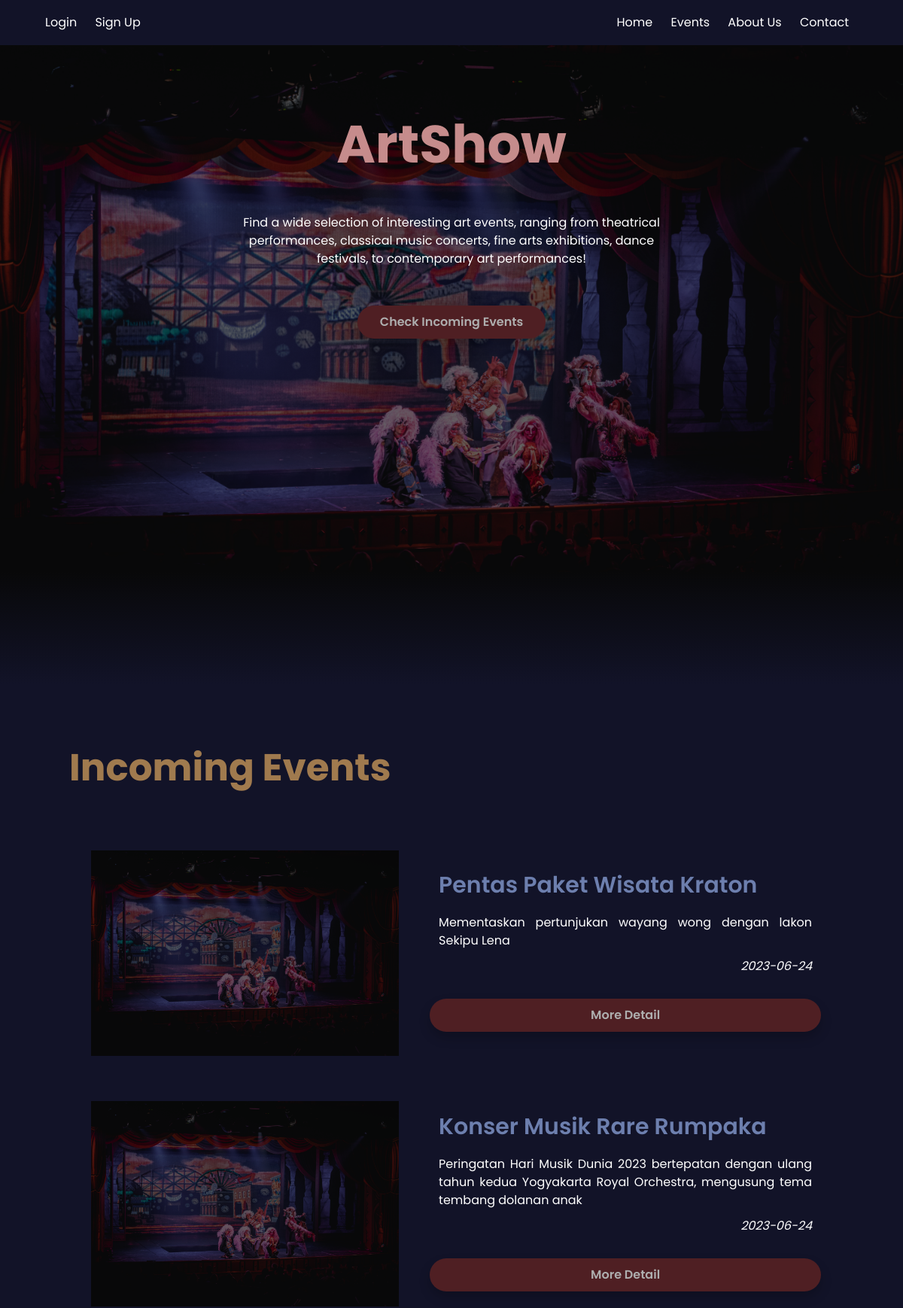
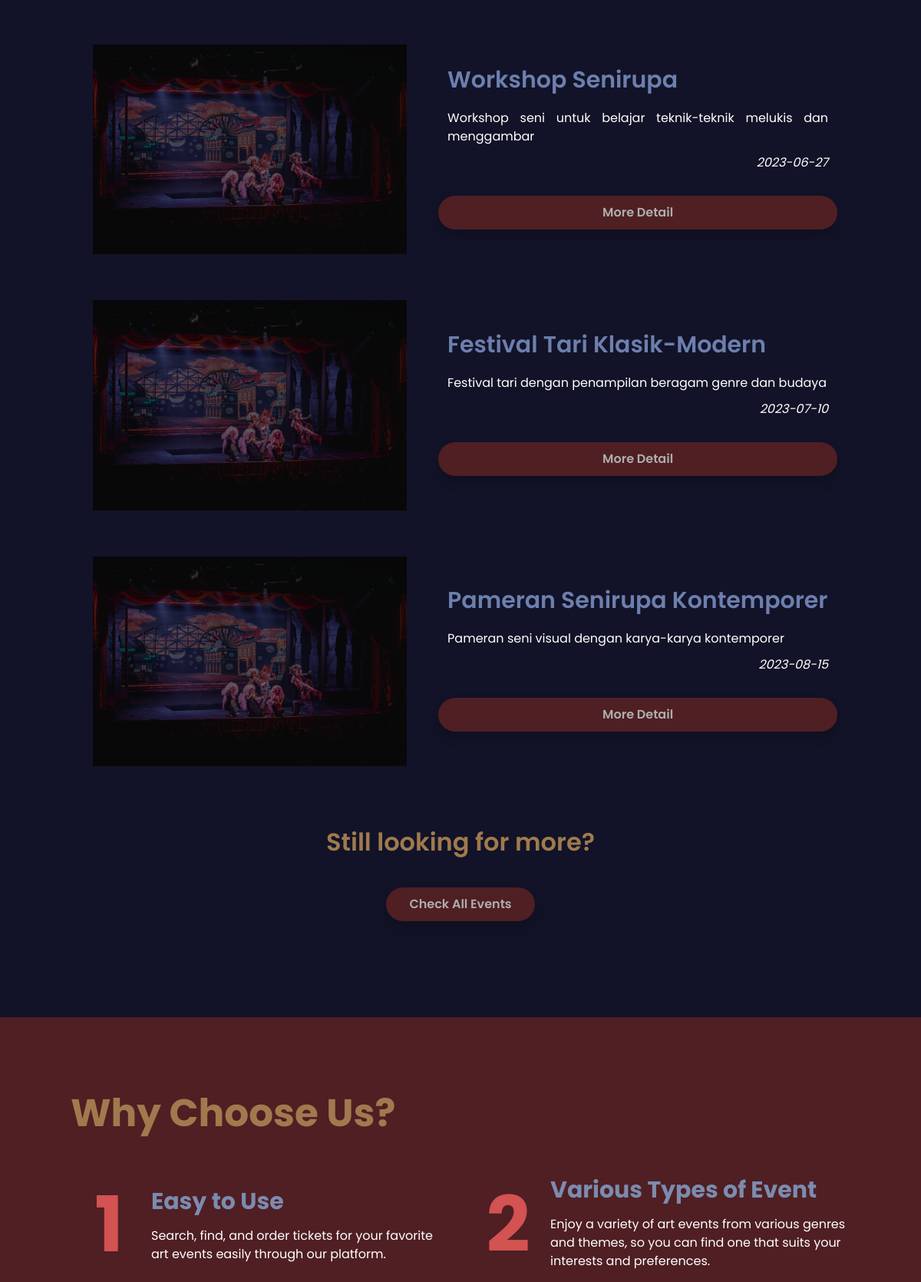
The page / (upper part) on the database its author committed (2 pictures, top to bottom).
### tables this page shows
CREATE TABLE `event` (
  `ID_EVENT` char(7) NOT NULL,
  `ID_PELAKSANA` char(6) NOT NULL,
  `NAMA_EVENT` varchar(35) NOT NULL,
  `TANGGAL_EVENT` date NOT NULL,
  `KAPASITAS_EVENT` int(11) NOT NULL,
  `LOKASI_EVENT` varchar(50) NOT NULL,
  `DESKRIPSI_EVENT` varchar(250) DEFAULT NULL
);

### index.php (the view, shortened to what this page needs)
<!DOCTYPE html>
<html lang="en">
<head>
  <link href="css/bootstrap.min.css" rel="stylesheet">
  <link href="style.css" rel="stylesheet">
</head>
<body>
  <div class="navigation">
    <div class="row align-items-center">
      <div class="col-auto">
        <div class="nav-left-side">
          <ul class="navbar-nav">
            <?php
              if (!isset($_SESSION['name'])) {
                echo "
                <li><a href='login.php'>Login</a></li>
                <li><a href='#'>Sign Up</a></li>";
              }
              else {
                echo "
                <li><a href='event.php'>Dashboard</a></li>
                ";
              }
            ?>
          </ul>
        </div>
      </div>
      <div class="col d-flex justify-content-end">
        <nav class="navbar navbar-expand-lg">
          <div class="container-fluid">
            <div class="collapse navbar-collapse" id="navbarNav">
              <ul class="navbar-nav">
                <li><a href="#home">Home</a></li>
                <li><a href="#events">Events</a></li>
                <li><a href="#about">About Us</a></li>
                <li><a href="#contact">Contact</a></li>
              </ul>
            </div>
          </div>
        </nav>
      </div>
    </div>
  </div>
  <div class="hero" id="home">
    <div class="container">
      <div class="row">
        <div class="col align-self-end">
          <h1>ArtShow</h1>
          <p>Find a wide selection of interesting art events, ranging from
            theatrical performances, classical music concerts, fine arts
            exhibitions, dance festivals, to contemporary art performances!</p>
            <button class="normal-button"><a href="#events">Check Incoming Events</a></button>
        </div>
      </div>
    </div>
  </div>
  <div class="transition"></div>
  <div class="incoming-event" id="events">
    <div class="content-wrap">
      <div class="container">
        <div class="row">
          <div class="col">
            <h1>Incoming Events</h1>
            <?php
              include('koneksi.php');
              $incoming = mysqli_query($conn, 'select * from view_event_akan_datang;');
              $num = 1;
              if (mysqli_num_rows($incoming) > 0) {
                while($row = mysqli_fetch_assoc($incoming)) {
                  echo "
                  <div class='event-wrap'>
                    <div class='row justify-content-evenly align-items-center'>
                      <div class='col-md-5'>
                        <img class='img-fluid' src='assets/hero.png'>
                      </div>
                      <div class='col-md-6'>
                        <div class='row' id='event-name'>
                          <h3>".$row['NAMA_EVENT']."</h3>
                        </div>
                        <div class='row' id='event-desc'>
                          <p>".$row['DESKRIPSI_EVENT']."</p>
                        </div>
                        <div class='row justify-content-end' id=event-date'>
                          <p style='text-align:right; font-style:italic'>".$row['TANGGAL_EVENT']."</p><br>
                          <button class='normal-button' id='show-btn-".$num."' onclick='showDetail(".$num.")'>More Detail</button>
                        </div>
                        <div class='event-detail' id='detail-".$num."'>
                          <table>
                            <tr>
                              <td>Capacities</td>
                              <td>&nbsp;:&nbsp;</td>
                              <td>".$row['KAPASITAS_EVENT']."</td>
                            </tr>
                            <tr>
                              <td>Venue</td>
                              <td>&nbsp;:&nbsp;</td>
                              <td>".$row['LOKASI_EVENT']."</td>
                            </tr>
                            <tr>
                              <td>Organizer</td>
                              <td>&nbsp;:&nbsp;</td>
                              <td>".$row['NAMA_PELAKSANA']."</td>
                            </tr>
                          </table>
                        </div>
                      </div>
                    </div>
                  </div>";
                  $num++;
                }
              }
              else {
                echo "We apologize, there are currently no incoming events";
              }
            ?>
            <div class="event-wrap">
              <div class="row justify-content-center">
                <div class="col">
                  <h3>Still looking for more?</h3>
                  <button class="normal-button"><a href="event.php">Check All Events</a></button>
                </div>
              </div>
            </div>
          </div>
        </div>
      </div>
    </div>
  </div>
  <div class="about-us" id="about">
    <div class="content-wrap">
      <div class="container">
        <div class="row">
          <div class="col">
            <h1>Why Choose Us?</h1>
            <div class="row justify-content-center">
              <div class="col-md-6">
                <table>
                  <tr>
                    <th rowspan="2" id="tnum">1</th>
                    <th>Easy to Use</th>
                  </tr>
                  <tr>
                    <td>Search, find, and order tickets for your favorite art events easily through our platform.</td>
                  </tr>
                </table>
              </div>
              <div class="col-md-6">
                <table>
                  <tr>
                    <th rowspan="2" id="tnum">2</th>
                    <th>Various Types of Event</th>
                  </tr>
                  <tr>
                    <td>Enjoy a variety of art events from various genres and themes, so you can
                        find one that suits your interests and preferences.</td>
                  </tr>
                </table>
              </div>
            </div>
          </div>
        </div>
      </div>
    </div>
  </div>
</body>
</html>

### style.css (style rules this page uses)
body { background-color: #121328; margin: 0; font-family: poppins-regular; }
.navigation { background-color: #121328; color: #fff; padding: 0 50px; }
.navigation ul.navbar-nav { margin: 0; padding: 0; display: inline-block; }
.navigation ul.navbar-nav li { display: inline-block; list-style: none; }
.navigation ul.navbar-nav li a { display: block; margin: 0; padding: 10px 10px; text-decoration: none; color: #fff; }
.hero { background-image: url(assets/hero.png); height: 100vh; background-position: center; background-repeat: no-repeat; background-size: cover; }
.hero p { color: #fff; text-align: center; margin: 50px auto; font-family: poppins-regular; max-width: 600px; }
.hero h1 { margin: 90px 0 50px; color: #C68C8C; font-size: 70px; font-weight: 800; text-align: center; font-family: poppins-bold; }
button.normal-button { display: block; padding: 10px 30px; margin: 15px auto; border: none; border-radius: 30px; background-color: #4F1F23; color: #aeaeae; box-shadow: 0px 8px 15px rgba(0, 0, 0, 0.2); font-family: poppins-semibold; }
button.normal-button a { text-decoration: none; color: #aeaeae; }
.content-wrap { padding: 80px; }
.transition { background-image: linear-gradient(#080809, #121328); margin-top: -100px; height: 150px; width: 100%; }
.incoming-event { background-color: #121328; color: #fff; }
.incoming-event h1 { color: #A07A4E; font-size: 50px; font-weight: 800; margin-bottom: 50px; font-family: poppins-bold; }
.event-wrap { padding: 30px 0; }
.incoming-event #event-name h3 { color: #6D7FAE; font-weight: 800; font-size: 30px; vertical-align: top; margin: 10px 0; text-align: left; }
.incoming-event #event-desc p { text-align: justify; font-size: 16px; margin: 10px 0; }
.event-wrap h3 { color: #A07A4E; font-weight: 1000; font-size: 32px; margin: 20px 0 40px; text-align: center; font-family: poppins-semibold; }
.about-us { background-color: #4F1F23; color: #fff; min-height: 80vh; }
.about-us h1 { font-family: poppins-bold; color: #A07A4E; font-size: 50px; margin: 15px 0; max-width: 50%; }
.about-us table { margin: 15px 0; }
.about-us table th { font-family: poppins-bold; vertical-align: bottom; font-size: 30px; padding: 5px; color: #7c8bb0; }
.about-us table th#tnum { font-size: 100px; padding: 10px; width: 100px; vertical-align: top; text-align: center; color: #D35252; }
.about-us table td { vertical-align: top; padding: 5px; }
::placeholder { color: #aeaeae; }

### rows shown on the page
event: NAMA_EVENT "Pentas Paket Wisata Kraton", DESKRIPSI_EVENT "Mementaskan pertunjukan wayang wong dengan lakon Sekipu Lena", TANGGAL_EVENT "2023-06-24"
event: NAMA_EVENT "Konser Musik Rare Rumpaka", DESKRIPSI_EVENT "Peringatan Hari Musik Dunia 2023 bertepatan dengan ulang tahun kedua Yogyakarta Royal Orchestra, mengusung tema tembang dolanan anak", TANGGAL_EVENT "2023-06-24"
event: NAMA_EVENT "Workshop Senirupa", DESKRIPSI_EVENT "Workshop seni untuk belajar teknik-teknik melukis dan menggambar", TANGGAL_EVENT "2023-06-27"
event: NAMA_EVENT "Festival Tari Klasik-Modern", DESKRIPSI_EVENT "Festival tari dengan penampilan beragam genre dan budaya", TANGGAL_EVENT "2023-07-10"
event: NAMA_EVENT "Pameran Senirupa Kontemporer", DESKRIPSI_EVENT "Pameran seni visual dengan karya-karya kontemporer", TANGGAL_EVENT "2023-08-15"
